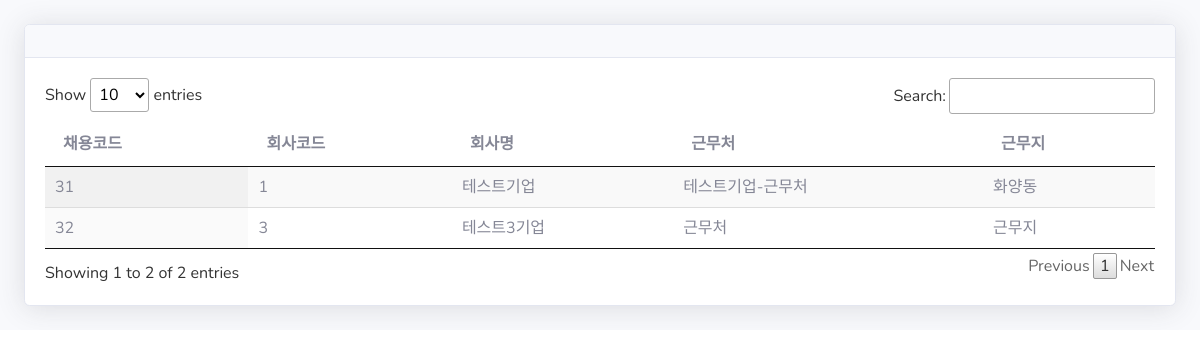
The app's page /admin/findJobinfoCode.php (signed in) with its own data.
### tables this page shows
CREATE TABLE IF NOT EXISTS `jobinfo` (
  `id` int(11) NOT NULL AUTO_INCREMENT,
  `companyCode` int(11) DEFAULT NULL,
  `companyName` varchar(255) NOT NULL,
  `workPosition` varchar(255) NOT NULL,
  `workPlace` varchar(255) NOT NULL,
  `region` varchar(255) NOT NULL,
  `subRegion` varchar(255) NOT NULL,
  `jikjong` varchar(255) NOT NULL,
  `applyNumber` varchar(255) NOT NULL,
  `dueDate` date NOT NULL,
  `date` date NOT NULL,
  `contents` text NOT NULL DEFAULT '',
  `managerName` varchar(255) NOT NULL,
  `managerPhone` varchar(255) NOT NULL,
  `managerEmail` varchar(255) NOT NULL,
  `status` varchar(50) DEFAULT NULL,
  PRIMARY KEY (`id`),
  KEY `FK_jobinfor_company` (`companyCode`),
  CONSTRAINT `FK_jobinfor_company` FOREIGN KEY (`companyCode`) REFERENCES `company` (`companyCode`) ON DELETE CASCADE
);

### admin/db/jobInfo/getJobInfo.php (called while the page is built, shortened)
<?php
function getJobInfo(){
    include $_SERVER['DOCUMENT_ROOT'].'/venus/admin/db/dbcon.php';
    $select_stmt = $con->prepare("SELECT * FROM jobinfo");
    $select_stmt->execute();
    $result = $select_stmt->fetchAll(PDO::FETCH_ASSOC);
    return $result;
}
?>

### admin/findJobinfoCode.php (the view, shortened to what this page needs)
<?php
include_once 'nav.php';
include_once 'db/jobInfo/getJobInfo.php';
?>
<link href="static/css/board.css" rel="stylesheet" type="text/css">
<div id="content-wrapper" class="d-flex flex-column">
    <div id="content">
        <div class="container-fluid">
            <div class="card shadow mb-4">
                <div class="card-header py-3">
                </div>
                <div class="card-body">
                    <table id="example" class="display">
                        <thead>
                            <tr>
                                <th>채용코드</th>
                                <th>회사코드</th>
                                <th>회사명</th>
                                <th>근무처</th>
                                <th>근무지</th>
                            </tr>
                        </thead>
                        <tbody>
                            <?php
                            for($i=0;$i<sizeof($jobinfo = getJobInfo());$i++){
                                echo "<tr class='jobinfo-table-row' id='id-jobinfo-".$jobinfo[$i]['id']."'>";
                                echo "<td id='id-jobinfoId-".$jobinfo[$i]['id']."'>".$jobinfo[$i]['id']."</td>";
                                echo "<td id='id-companyCode-".$jobinfo[$i]['companyCode']."'>".$jobinfo[$i]['companyCode']."</td>";
                                echo "<td >".$jobinfo[$i]['companyName']."</td>";
                                echo "<td id='".$jobinfo[$i]['workPosition']."' >".$jobinfo[$i]['workPosition']."</td>";
                                echo "<td >".$jobinfo[$i]['workPlace']."</td>";
                                echo "</tr>";
                            }
                            ?>
                        </tbody>
                    </table>
                </div>
            </div>
        </div>
    </div>
</div>

### admin/static/css/board.css (style rules this page uses)
table.dataTable { width: 100%; margin: 0 auto; clear: both; border-collapse: separate; border-spacing: 0 }
table.dataTable thead th, table.dataTable tfoot th { font-weight: bold }
table.dataTable thead th, table.dataTable thead td { padding: 10px 18px; border-bottom: 1px solid #111 }
table.dataTable thead .sorting, table.dataTable thead .sorting_asc, table.dataTable thead .sorting_desc, table.dataTable thead .sorting_asc_disabled, table.dataTable thead .sorting_desc_disabled { cursor: pointer; *cursor: hand; background-repeat: no-repeat; background-position: center right }
table.dataTable thead .sorting { background-image: url("../images/sort_both.png") }
table.dataTable thead .sorting_asc { background-image: url("../images/sort_asc.png") }
table.dataTable tbody tr { background-color: #ffffff }
table.dataTable tbody th, table.dataTable tbody td { padding: 8px 10px }
table.dataTable.row-border tbody th, table.dataTable.row-border tbody td, table.dataTable.display tbody th, table.dataTable.display tbody td { border-top: 1px solid #ddd }
table.dataTable.row-border tbody tr:first-child th, table.dataTable.row-border tbody tr:first-child td, table.dataTable.display tbody tr:first-child th, table.dataTable.display tbody tr:first-child td { border-top: none }
table.dataTable.stripe tbody tr.odd, table.dataTable.display tbody tr.odd { background-color: #f9f9f9 }
table.dataTable.order-column tbody tr>.sorting_1, table.dataTable.order-column tbody tr>.sorting_2, table.dataTable.order-column tbody tr>.sorting_3, table.dataTable.display tbody tr>.sorting_1, table.dataTable.display tbody tr>.sorting_2, table.dataTable.display tbody tr>.sorting_3 { background-color: #fafafa }
table.dataTable.display tbody tr.odd>.sorting_1, table.dataTable.order-column.stripe tbody tr.odd>.sorting_1 { background-color: #f1f1f1 }
table.dataTable.display tbody tr.even>.sorting_1, table.dataTable.order-column.stripe tbody tr.even>.sorting_1 { background-color: #fafafa }
table.dataTable.no-footer { border-bottom: 1px solid #111 }
table.dataTable, table.dataTable th, table.dataTable td { box-sizing: content-box }

### records on screen
jobinfo: id "32", companyCode "3", companyName "테스트3기업", workPosition "근무처", workPlace "근무지"
jobinfo: id "31", companyCode "1", companyName "테스트기업", workPosition "테스트기업-근무처", workPlace "화양동"
